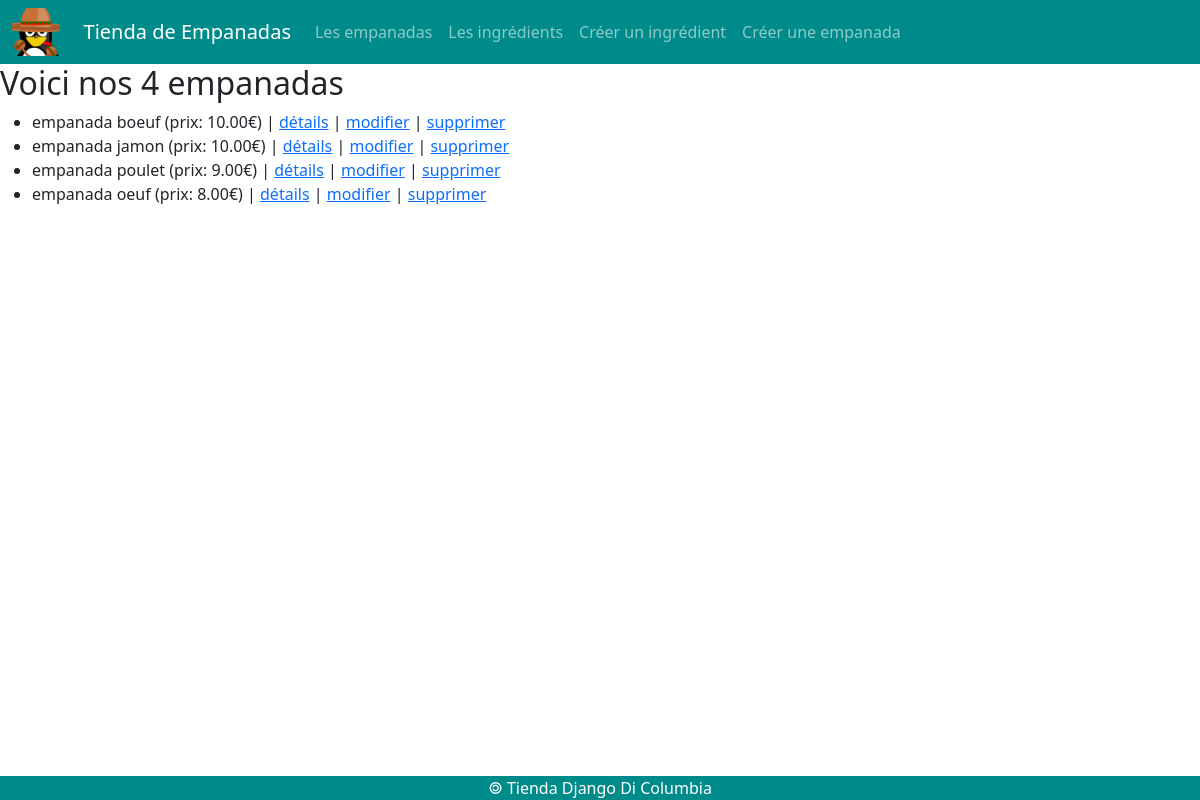
/empanadas/, run on an earlier commit of the app's database.
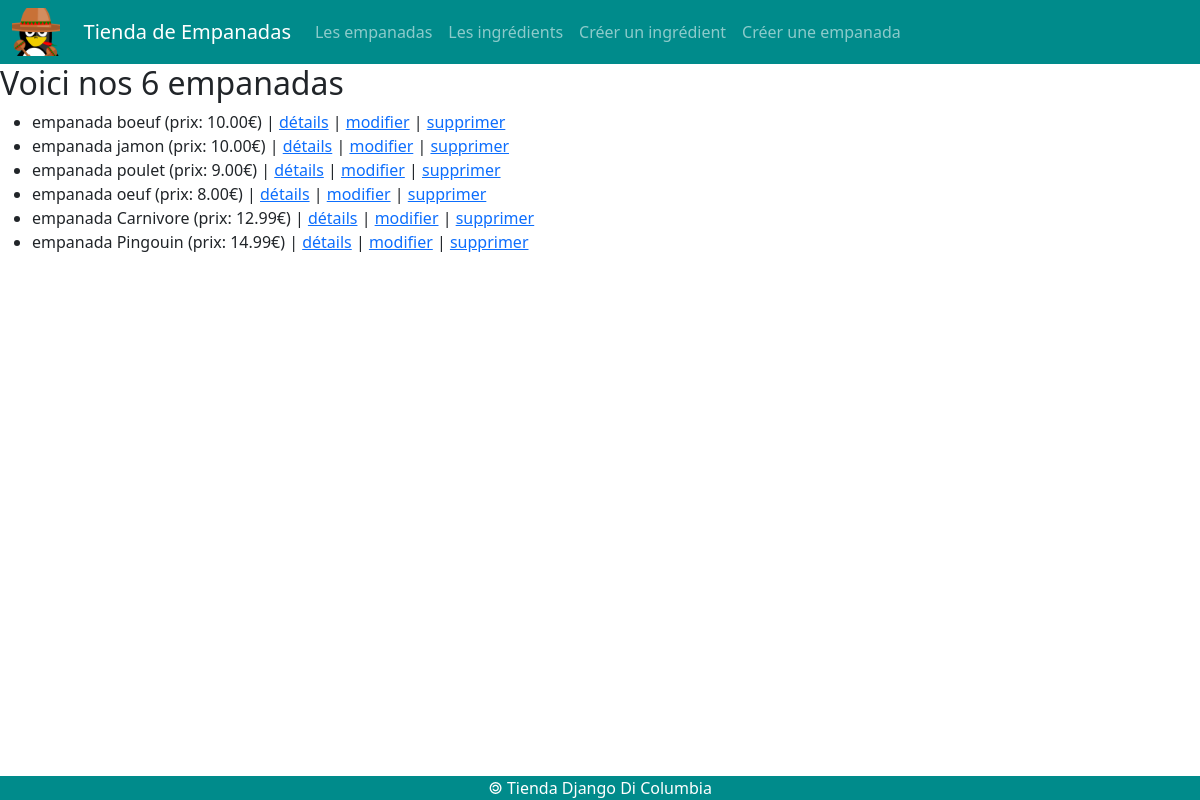
And on a later commit of the database.
### empanadas/models.py (models this page shows)
class Empanada(models.Model) :
    idEmpanada = models.AutoField(primary_key = True)
    nomEmpanada = models.CharField(max_length = 50)
    prix = models.DecimalField(max_digits = 6, decimal_places = 2)
    def __str__(self) :
        return 'empanada ' + self.nomEmpanada + ' (prix: ' + str(self.prix) + '€)'

### empanadas/views.py (the view)
# urls.py: path('empanadas/', views.empanadas),
def empanadas(request) :
    lesEmpanadas = Empanada.objects.all()
    return render(
        request,
        'empanadas/empanadas.html',
        { 'empanadas' : lesEmpanadas}
    )

### empanadas/templates/empanadas/empanadas.html (shortened to what this page needs)
{% extends 'empanadas/base.html' %}
{% block main %}
<h2>Voici nos {{empanadas|length}} empanadas</h2>
<ul>
    {% for emp in empanadas %}
    <li>
        {{emp}}
        | <a href="/empanada/{{emp.idEmpanada}}">détails</a>
        | <a href="/empanada/{{emp.idEmpanada}}/update">modifier</a>
        | <a href="/empanada/{{emp.idEmpanada}}/delete">supprimer</a>
    </li>
    {% endfor %}
</ul>
{% endblock %}

What changed in the data, as far as the page shows it:
added Empanada: nomEmpanada+prix "empanada Carnivore (prix: 12.99€)"
added Empanada: nomEmpanada+prix "empanada Pingouin (prix: 14.99€)"
Also different on the page:
{{ empanadas|length }}: "4" → "6"
